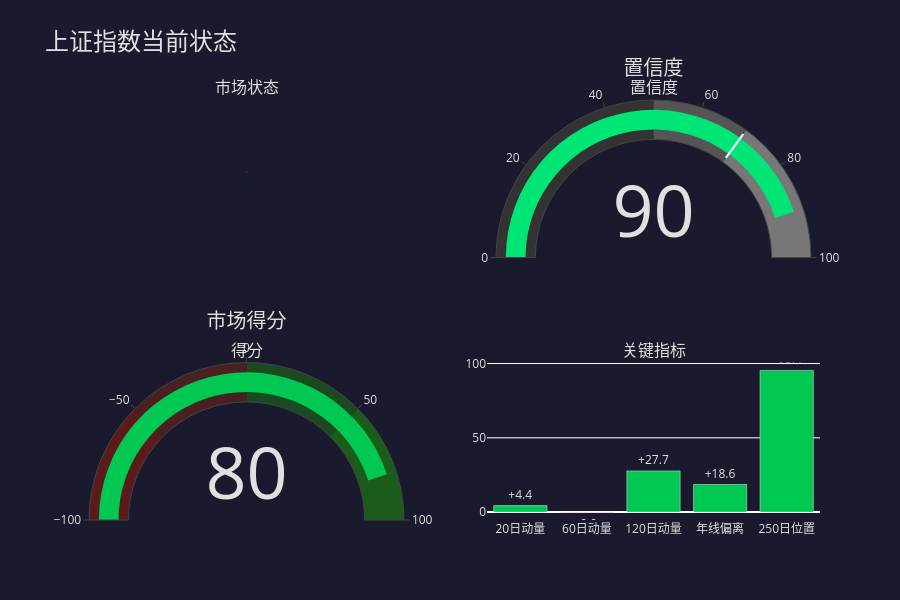
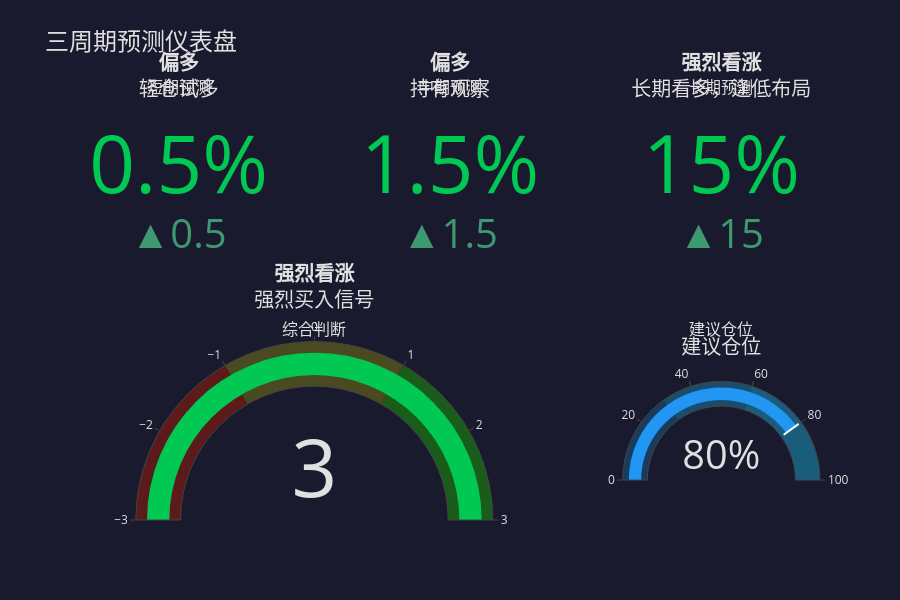

The cell these charts' notebook holds for them, in order:
### Code cell
# 市场状态可视化仪表盘
print("\n" + "="*70)
print("📊 可视化仪表盘")
print("="*70)

try:
    # 检查变量是否存在
    if state_result is None:
        state_result = identify_market_state('000001.XSHG')
    if prediction is None:
        prediction = predict_market('000001.XSHG')
    
    # 当前状态仪表盘
    fig1 = plot_current_state(state_result, title="上证指数当前状态")
    fig1.show()

    # 预测仪表盘
    fig2 = plot_prediction_dashboard(prediction, title="三周期预测仪表盘")
    fig2.show()

    print("\n✅ 可视化完成!")

except Exception as e:
    print(f"❌ 可视化失败: {e}")
    import traceback
    traceback.print_exc()

### Figure 1 — Plotly figure (JSON) as saved in the notebook; plotly's stock layout.template omitted (floating-point values rounded to 4 significant figures)
{"data": [{"domain": {"column": 0, "row": 0, "x": [0, 0.45], "y": [0.625, 1]}, "mode": "number", "number": {"font": {"color": "#00E676", "size": 1}}, "title": {"text": "<b>强势牛市</b><br><span style='font-size:0.7em'>BULL_STRONG</span>"}, "type": "indicator", "value": 0}, {"domain": {"x": [0.55, 1], "y": [0.625, 1]}, "gauge": {"axis": {"range": [0, 100]}, "bar": {"color": "#00E676"}, "steps": [{"color": "#333", "range": [0, 50]}, {"color": "#555", "range": [50, 70]}, {"color": "#777", "range": [70, 100]}], "threshold": {"line": {"color": "white", "width": 2}, "thickness": 0.75, "value": 70}}, "mode": "gauge+number", "title": {"text": "置信度"}, "type": "indicator", "value": 90}, {"domain": {"x": [0, 0.45], "y": [0, 0.375]}, "gauge": {"axis": {"range": [-100, 100]}, "bar": {"color": "#00C853"}, "steps": [{"color": "#5c1a1a", "range": [-100, -50]}, {"color": "#4a2020", "range": [-50, 0]}, {"color": "#1a4a20", "range": [0, 50]}, {"color": "#1a5c1a", "range": [50, 100]}]}, "mode": "gauge+number", "title": {"text": "市场得分"}, "type": "indicator", "value": 80}, {"marker": {"color": ["#00C853", "#FF1744", "#00C853", "#00C853", "#00C853"]}, "text": ["+4.4", "-0.0", "+27.7", "+18.6", "+95.4"], "textposition": "outside", "type": "bar", "x": ["20日动量", "60日动量", "120日动量", "年线偏离", "250日位置"], "xaxis": "x", "y": [4.4, -0.01, 27.73, 18.58, 95.4], "yaxis": "y"}], "layout": {"annotations": [{"font": {"size": 16}, "showarrow": false, "text": "市场状态", "x": 0.225, "xanchor": "center", "xref": "paper", "y": 1, "yanchor": "bottom", "yref": "paper"}, {"font": {"size": 16}, "showarrow": false, "text": "置信度", "x": 0.775, "xanchor": "center", "xref": "paper", "y": 1, "yanchor": "bottom", "yref": "paper"}, {"font": {"size": 16}, "showarrow": false, "text": "得分", "x": 0.225, "xanchor": "center", "xref": "paper", "y": 0.375, "yanchor": "bottom", "yref": "paper"}, {"font": {"size": 16}, "showarrow": false, "text": "关键指标", "x": 0.775, "xanchor": "center", "xref": "paper", "y": 0.375, "yanchor": "bottom", "yref": "paper"}], "font": {"color": "#e0e0e0"}, "height": 600, "paper_bgcolor": "#1a1a2e", "plot_bgcolor": "#1a1a2e", "showlegend": false, "title": {"font": {"color": "#e0e0e0", "size": 24}, "text": "上证指数当前状态"}, "xaxis": {"anchor": "y", "domain": [0.55, 1]}, "yaxis": {"anchor": "x", "domain": [0, 0.375]}}}

### Figure 2 — Plotly figure (JSON) as saved in the notebook; plotly's stock layout.template omitted (floating-point values rounded to 4 significant figures)
{"data": [{"delta": {"reference": 0, "relative": false, "valueformat": "+.1f"}, "domain": {"x": [0, 0.2667], "y": [0.575, 1]}, "mode": "number+delta", "number": {"font": {"color": "#00C853"}, "suffix": "%"}, "title": {"text": "<b>偏多</b><br>轻仓试多"}, "type": "indicator", "value": 0.5}, {"delta": {"reference": 0, "relative": false, "valueformat": "+.1f"}, "domain": {"x": [0.3667, 0.6333], "y": [0.575, 1]}, "mode": "number+delta", "number": {"font": {"color": "#00C853"}, "suffix": "%"}, "title": {"text": "<b>偏多</b><br>持有观察"}, "type": "indicator", "value": 1.5}, {"delta": {"reference": 0, "relative": false, "valueformat": "+.1f"}, "domain": {"x": [0.7333, 1], "y": [0.575, 1]}, "mode": "number+delta", "number": {"font": {"color": "#00C853"}, "suffix": "%"}, "title": {"text": "<b>强烈看涨</b><br>长期看多，逢低布局"}, "type": "indicator", "value": 15}, {"domain": {"x": [0, 0.6333], "y": [0, 0.425]}, "gauge": {"axis": {"range": [-3, 3], "tickvals": [-3, -2, -1, 0, 1, 2, 3]}, "bar": {"color": "#00C853"}, "steps": [{"color": "#5c1a1a", "range": [-3, -1]}, {"color": "#4a4a20", "range": [-1, 1]}, {"color": "#1a5c1a", "range": [1, 3]}]}, "mode": "gauge+number", "title": {"text": "<b>强烈看涨</b><br>强烈买入信号"}, "type": "indicator", "value": 3}, {"domain": {"x": [0.7333, 1], "y": [0, 0.425]}, "gauge": {"axis": {"range": [0, 100]}, "bar": {"color": "#2196F3"}, "steps": [{"color": "#1a3c5c", "range": [0, 30]}, {"color": "#1a4c6c", "range": [30, 60]}, {"color": "#1a5c7c", "range": [60, 100]}], "threshold": {"line": {"color": "white", "width": 2}, "thickness": 0.75, "value": 80}}, "mode": "gauge+number", "number": {"suffix": "%"}, "title": {"text": "建议仓位"}, "type": "indicator", "value": 80}], "layout": {"annotations": [{"font": {"size": 16}, "showarrow": false, "text": "短期预测", "x": 0.1333, "xanchor": "center", "xref": "paper", "y": 1, "yanchor": "bottom", "yref": "paper"}, {"font": {"size": 16}, "showarrow": false, "text": "中期预测", "x": 0.5, "xanchor": "center", "xref": "paper", "y": 1, "yanchor": "bottom", "yref": "paper"}, {"font": {"size": 16}, "showarrow": false, "text": "长期预测", "x": 0.8667, "xanchor": "center", "xref": "paper", "y": 1, "yanchor": "bottom", "yref": "paper"}, {"font": {"size": 16}, "showarrow": false, "text": "综合判断", "x": 0.3167, "xanchor": "center", "xref": "paper", "y": 0.425, "yanchor": "bottom", "yref": "paper"}, {"font": {"size": 16}, "showarrow": false, "text": "建议仓位", "x": 0.8667, "xanchor": "center", "xref": "paper", "y": 0.425, "yanchor": "bottom", "yref": "paper"}], "font": {"color": "#e0e0e0"}, "height": 600, "paper_bgcolor": "#1a1a2e", "plot_bgcolor": "#1a1a2e", "showlegend": false, "title": {"font": {"color": "#e0e0e0", "size": 24}, "text": "三周期预测仪表盘"}}}
